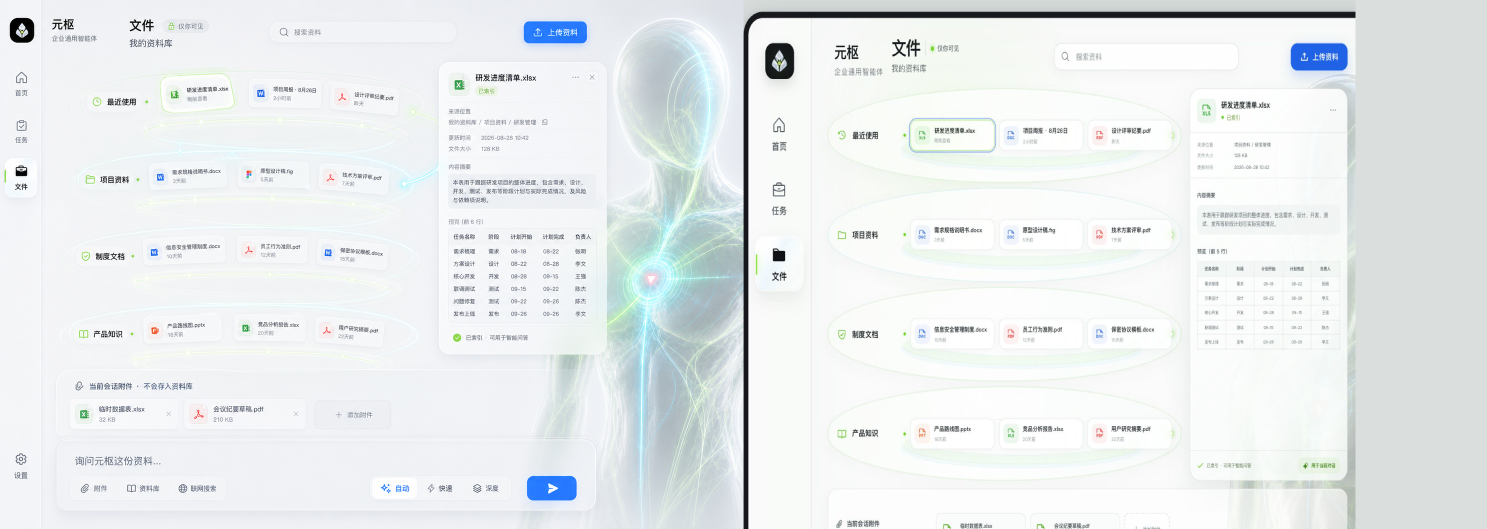
#> input picture design-comparison-file-memory-v1.png, 2974 x 1058 px (shown at 1/2 size)
$ python remove-keyframe-background.py ../design-comparison-file-memory-v1.png ../design-comparison-polished.png ../design-comparison-polished.png
#> lines starting #> are read from the running program, lines starting #| are printed output that depends on the picture; after the words box and inside, x2 and y2 are one past the last pixel; in counts of white or black regions, pixels touching at a corner belong together
#> in remove_background, image is the input picture: PIL image 2974x1058 RGB; mean R, G, B 232.4, 236.5, 237.4
#!/usr/bin/env python3
"""Remove a connected light/dark matte from generated companion keyframes."""

from __future__ import annotations

import argparse
from pathlib import Path

import cv2
import numpy as np
from PIL import Image


def connected_background(rgb: np.ndarray) -> np.ndarray:
    rgb_f = rgb.astype(np.float32)
    high = rgb_f.max(axis=2)
    low = rgb_f.min(axis=2)
    mean = rgb_f.mean(axis=2)
    chroma = high - low
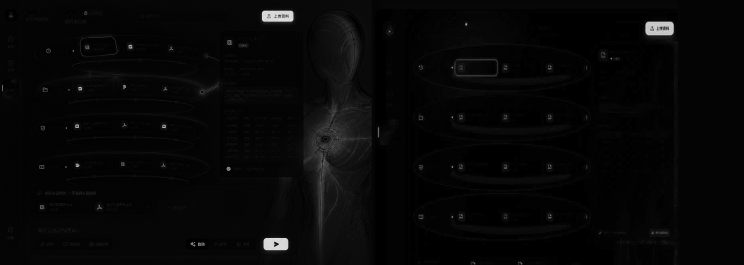
#> chroma: shape (1058, 2974) float32 (shown at 1/4 size); min 0, max 255, mean 6.8

    border = np.concatenate((rgb_f[0], rgb_f[-1], rgb_f[:, 0], rgb_f[:, -1]))
    border_mean = float(border.mean())
#> border_mean = 232.9
    if border_mean > 128:
        candidate = (mean > 218) & (chroma < 34)
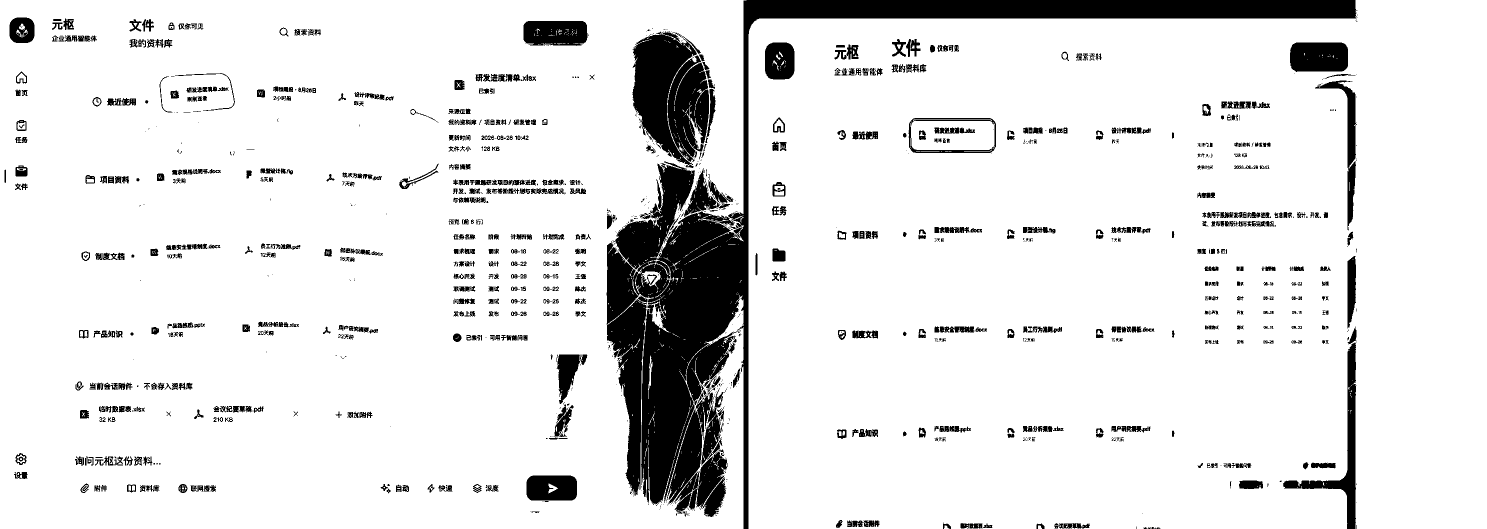
#> candidate: shape (1058, 2974) bool (shown at 1/2 size); 89.3% white; 1293 black regions (538 under 20 px), largest, box (x1, y1, x2, y2) and area: (1213, 0, 2715, 1058) 161968, (1264, 63, 1402, 336) 17304, (1335, 111, 1418, 324) 11547
    else:
        candidate = (mean < 64) & (chroma < 48)

    count, labels, stats, _ = cv2.connectedComponentsWithStats(
        candidate.astype(np.uint8), connectivity=8
    )
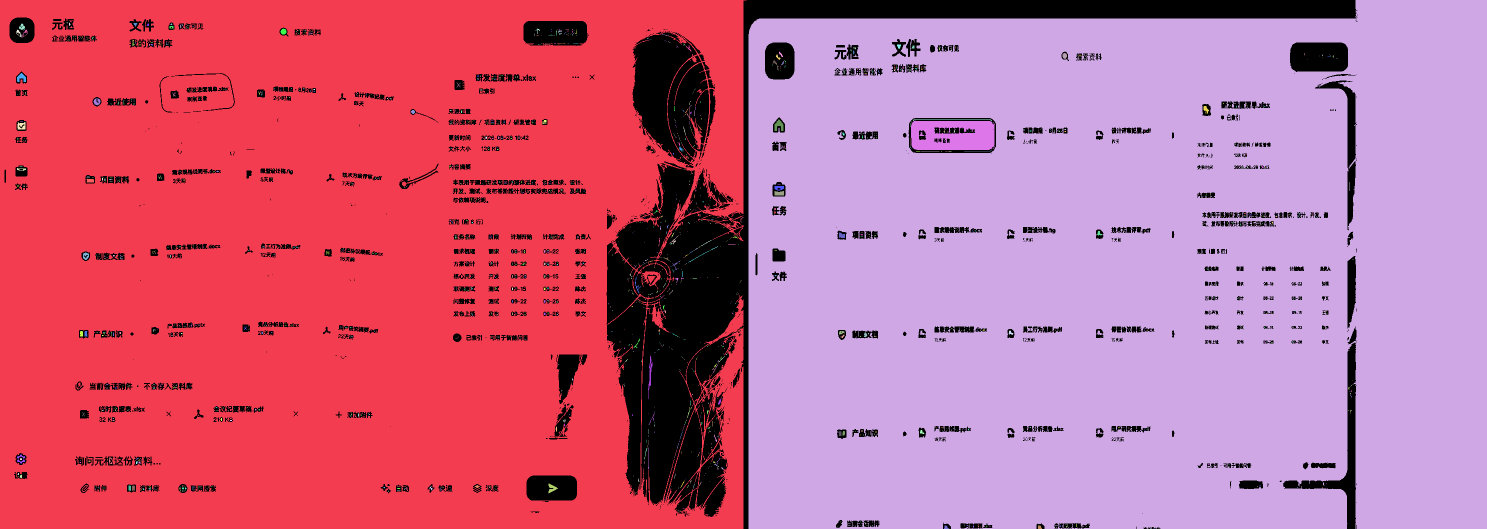
#> labels: shape (1058, 2974) int32 (shown at 1/2 size); 1856 distinct labels, from 0 to 1855; one colour per label, 0 black
#> count = 1856; stats = 1856 rows, first 6: [9, 0, 2706, 1058, 335189], [0, 0, 1493, 1058, 1347347], [1497, 0, 1477, 1058, 1444849], [133, 44, 2, 3, 4], [138, 45, 3, 7, 14], [38, 47, 12, 14, 94]
    if count <= 1:
        raise RuntimeError("No removable background component was found")

    edge_labels = np.concatenate((labels[0], labels[-1], labels[:, 0], labels[:, -1]))
#> edge_labels = 8064 values, max 1855 at index 5291, min 0 at index 1493, mean 6.88
    edge_labels = edge_labels[edge_labels != 0]
#> edge_labels = 6782 values, max 1855 at index 4028, min 1 at index 0, mean 8.18
    values, counts = np.unique(edge_labels, return_counts=True)
#> values = [1, 2, 1832, 1838, 1850, 1851, 1852, 1854, 1855]; counts = [4038, 2719, 10, 8, 1, 1, 2, 2, 1]
    background_label = int(values[np.argmax(counts)])
#> background_label = 1
    background = labels == background_label
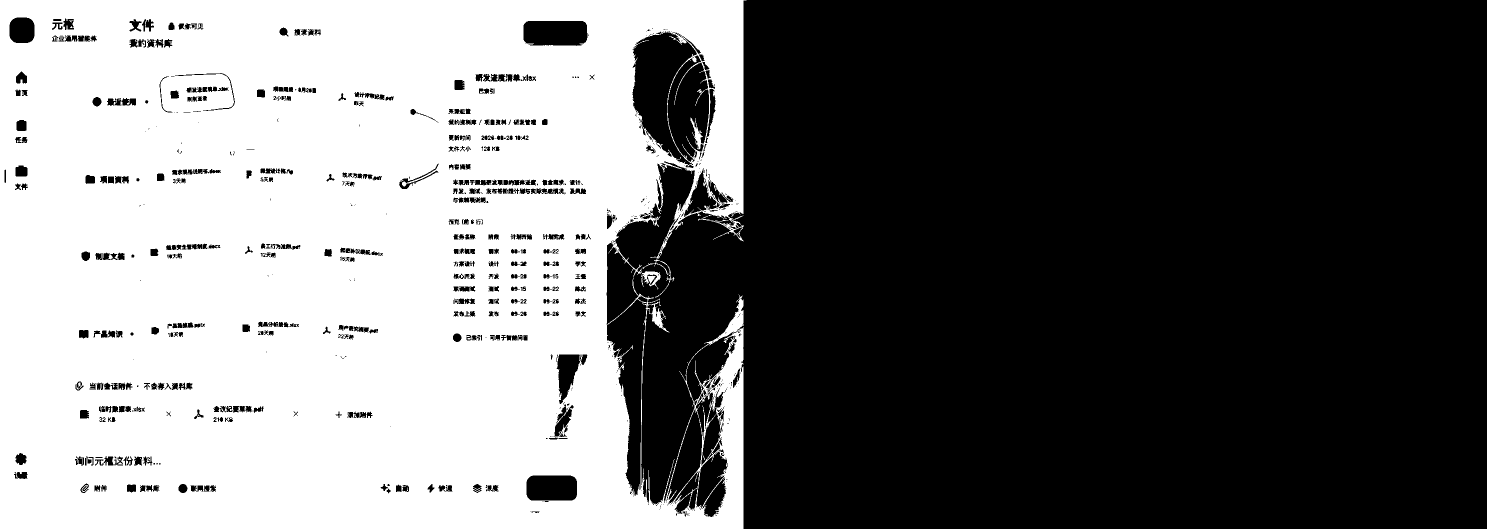
#> background: shape (1058, 2974) bool (shown at 1/2 size); 42.8% white; 1 white region, box (x1, y1, x2, y2) and area: (0, 0, 1493, 1058) 1347347

    # Checkerboards can leave large enclosed islands between the arms and torso.
    # Remove those matte components too, while retaining small glass highlights.
    if border_mean > 128:
        minimum_matte_area = max(480, int(rgb.shape[0] * rgb.shape[1] * 0.0003))
        for label in range(1, count):
            if stats[label, cv2.CC_STAT_AREA] >= minimum_matte_area:
                background |= labels == label
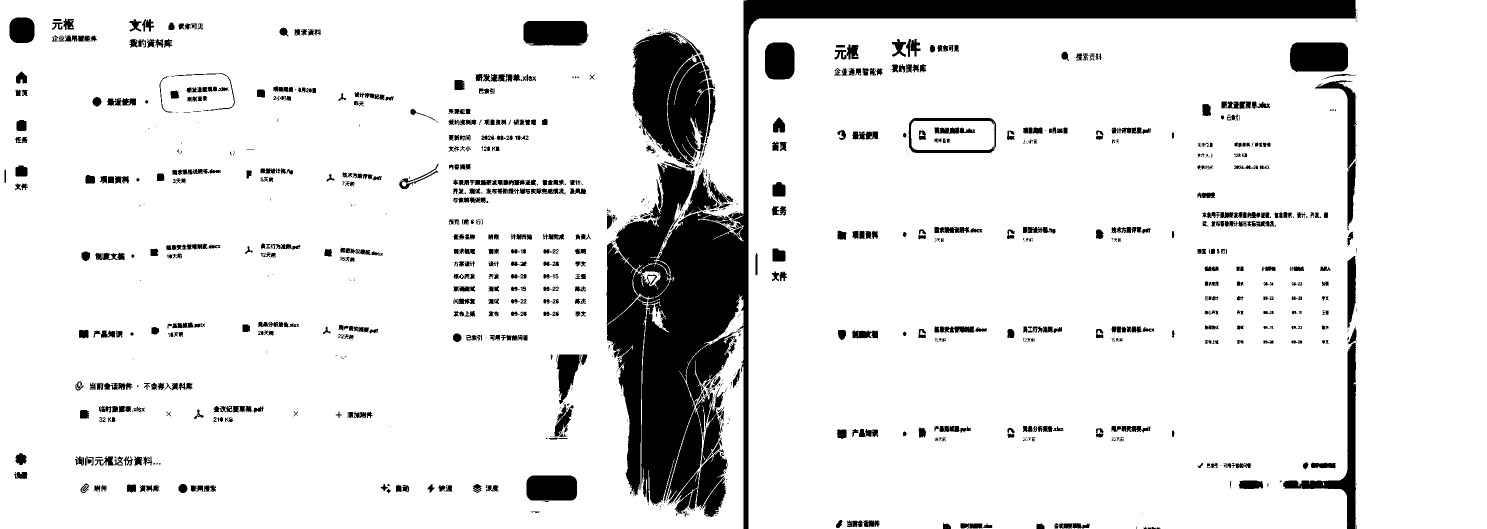
#> background: shape (1058, 2974) bool (shown at 1/2 size); 89% white; 1284 black regions (530 under 20 px), largest, box (x1, y1, x2, y2) and area: (1213, 0, 2715, 1058) 163650, (1264, 63, 1402, 336) 17405, (1335, 111, 1418, 324) 11845
    return background


def remove_background(source: Path, png_target: Path, webp_target: Path, width: int) -> None:
    image = Image.open(source).convert("RGB")
    rgb = np.asarray(image)
    background = connected_background(rgb)
    foreground = (~background).astype(np.uint8)

    distance = cv2.distanceTransform(foreground, cv2.DIST_L2, 3)
    alpha = np.clip(distance * 150, 0, 255).astype(np.uint8)
    rgba = np.dstack((rgb, alpha))
    cutout = Image.fromarray(rgba, "RGBA")

    height = round(cutout.height * width / cutout.width)
    cutout = cutout.resize((width, height), Image.Resampling.LANCZOS)
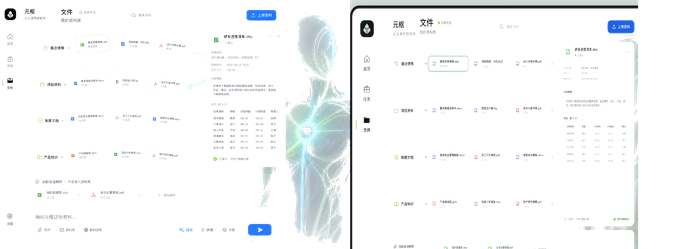
#> cutout: PIL image 700x249 RGBA; mean R, G, B, A 32.4, 35, 35.8, 25.7; transparent parts drawn white
    png_target.parent.mkdir(parents=True, exist_ok=True)
    cutout.save(png_target, optimize=True)
    cutout.save(webp_target, "WEBP", quality=84, method=6)


def main() -> None:
    parser = argparse.ArgumentParser()
    parser.add_argument("source", type=Path)
    parser.add_argument("png_target", type=Path)
    parser.add_argument("webp_target", type=Path)
    parser.add_argument("--width", type=int, default=700)
    args = parser.parse_args()
    remove_background(args.source, args.png_target, args.webp_target, args.width)


if __name__ == "__main__":
    main()

$ run again, on design-comparison-task.png
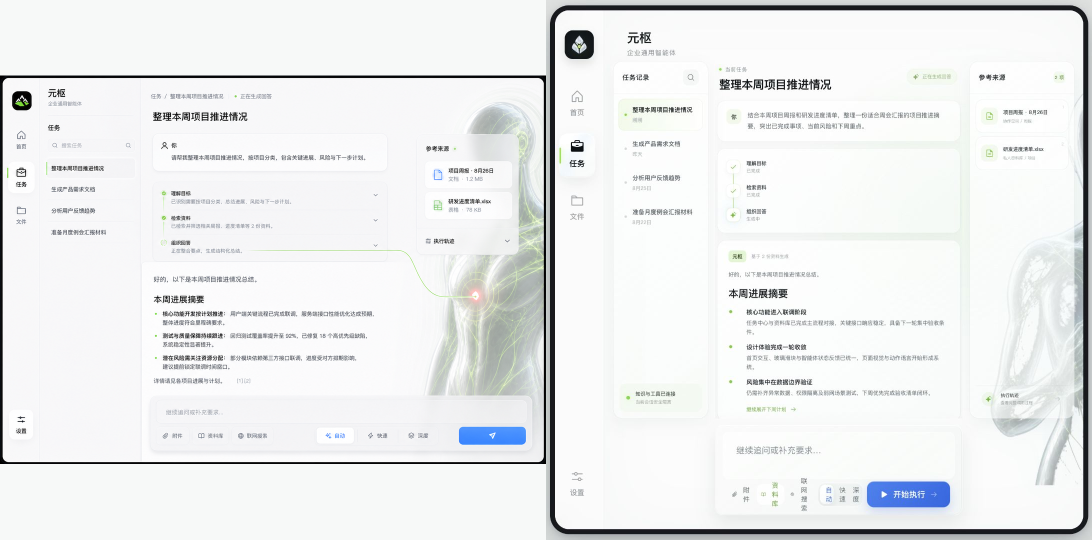
#> input picture design-comparison-task.png, 2184 x 1079 px (shown at 1/2 size)
#> in remove_background, image is the input picture: PIL image 2184x1079 RGB; mean R, G, B 235.2, 236.9, 237.2
#> border_mean = 198.2
#> candidate: shape (1079, 2184) bool; 89.3% white; 1044 black regions (304 under 20 px), largest, box (x1, y1, x2, y2) and area: (0, 0, 2184, 1079) 154395, (1733, 962, 1901, 1017) 8858, (917, 853, 1052, 890) 4874
#> in connected_background, `count, labels, stats, _ = cv2.connectedComponentsWithStats( candidate...`:
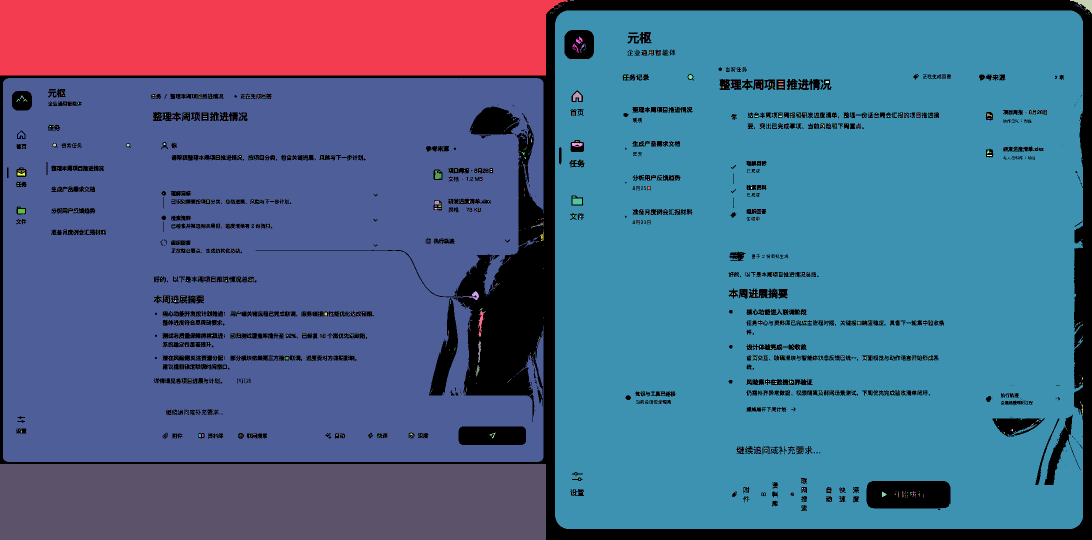
#> labels: shape (1079, 2184) int32 (shown at 1/2 size); 1718 distinct labels, from 0 to 1717; one colour per label, 0 black
#> count = 1718; stats = 1718 rows, first 6: [0, 0, 2184, 1079, 253101], [0, 0, 1136, 151, 165401], [1140, 0, 8, 1, 8], [2140, 0, 44, 28, 484], [1127, 8, 1, 1, 1], [2150, 8, 1, 1, 1]
#> in connected_background, `edge_labels = np.concatenate((labels[0], labels[-1], labels[:, 0], lab..`: edge_labels = 6526 values, max 1639 at index 2184, min 0 at index 1135, mean 312.4
#> in connected_background, `edge_labels = edge_labels[edge_labels != 0]`: edge_labels = 2609 values, max 1639 at index 1187, min 1 at index 0, mean 781.4
#> values = [1, 2, 3, 1639]; counts = [1286, 8, 72, 1243]
#> background_label = 1
#> foreground: shape (1079, 2184); values 0 (black) and 1 (white), 11.1% white; 1032 white regions (291 under 20 px), largest, box (x1, y1, x2, y2) and area: (0, 0, 2184, 1079) 156053, (1733, 962, 1901, 1017) 9030, (917, 853, 1052, 890) 4915
#> in remove_background, `cutout = cutout.resize((width, height), Image.Resampling.LANCZOS)`:
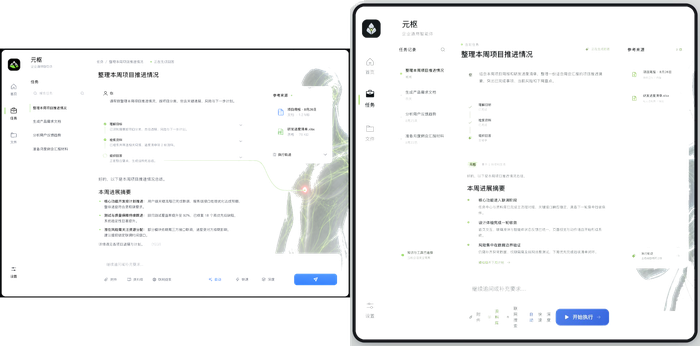
#> cutout: PIL image 700x346 RGBA; mean R, G, B, A 26.5, 27.7, 28.1, 25.7; transparent parts drawn white
